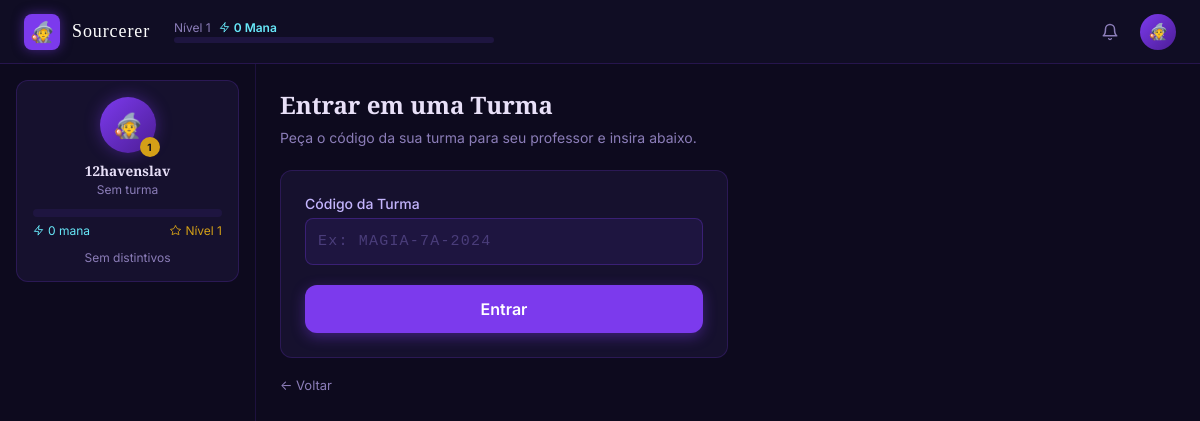
Page /classes/entrar/ (signed in) on the committed database.
### accounts/models.py (models this page shows, shortened)
class StudentProfile(TimeStampedModel):
    user = models.OneToOneField(
        User,
        on_delete=models.CASCADE,
        related_name='student_profile',
        limit_choices_to={'role': User.Role.STUDENT}
    )
    avatar = models.ForeignKey(
        Avatar,
        on_delete=models.SET_NULL,
        null=True,
        blank=True,
        related_name='student_profiles'
    )
    mana = models.PositiveIntegerField(default=0)
    level = models.PositiveIntegerField(default=1)
    @property
    def mana_to_next_level(self):
        return 10 * (self.level + 1)
    @property
    def mana_progress_in_level(self):
        if self.level <= 1:
            return self.mana
        spent = 10 * (self.level * (self.level + 1) // 2 - 1)
        return self.mana - spent
    def level_progress_percent(self):
        needed = self.mana_to_next_level
        earned = self.mana_progress_in_level
        return min(100, int(earned / needed * 100)) if needed > 0 else 0

class User(AbstractUser):
    class Role(models.TextChoices):
        STUDENT = 'student', 'Aluno'
        TEACHER = 'teacher', 'Professor'
        ADMIN = 'admin', 'Administrador'
    role = models.CharField(max_length=10, choices=Role.choices, default=Role.STUDENT)
    def is_student(self):
        return self.role == self.Role.STUDENT

### classes/views.py (the view, shortened to what this page needs)
# urls.py: path('entrar/', views.join_guild, name='join_guild'),
@login_required
def join_guild(request):
    if not request.user.is_student():
        messages.error(request, 'Acesso restrito a alunos.')
        return redirect('dashboard:teacher_dashboard')
    student = request.user.student_profile
    if GuildMembership.objects.filter(student=student).exists():
        messages.warning(request, 'Você já pertence a uma guilda.')
        return redirect('dashboard:student_dashboard')
    return render(request, 'classes/join_guild.html')

### templates/classes/join_guild.html (shortened to what this page needs)
{% extends 'base.html' %}
{% load static %}
{% block extra_head %}
  <link rel="stylesheet" href="{% static 'css/student.css' %}">
{% endblock %}
{% block body_class %}student-page{% endblock %}
{% block content %}
  {% include 'components/student_header.html' %}
  <div class="student-layout">
    <div class="student-layout__sidebar">
      {% include 'components/student_sidebar.html' %}
    </div>
    <main class="student-layout__main">
      <div class="join-guild__container">
        <h1 class="join-guild__title">Entrar em uma Turma</h1>
        <p class="join-guild__desc">Peça o código da sua turma para seu professor e insira abaixo.</p>
        <div class="join-guild__card">
          <form method="post">
            <div class="form-group">
              <label class="form-group__label" for="code">Código da Turma</label>
              <div class="input-wrapper">
                <input type="text" id="code" name="code" maxlength="16" required class="form-input form-input--no-icon join-guild__code-input" placeholder="Ex: MAGIA-7A-2024">
              </div>
            </div>
            <button type="submit" class="btn-submit">
              Entrar
            </button>
          </form>
        </div>
        <nav class="join-guild__nav">
          <a href="{% url 'dashboard:student_dashboard' %}" class="join-guild__nav-link">← Voltar</a>
        </nav>
      </div>
    </main>
  </div>
{% endblock %}

### templates/components/student_header.html (shortened to what this page needs)
{% load static %}
<header class="student-header">
  <div class="student-header__left">
    <a href="{% url 'dashboard:student_dashboard' %}" class="student-header__logo">
      <div class="student-header__logo-icon">🧙</div>
      <span class="student-header__logo-text">Sourcerer</span>
    </a>
  </div>
  <div class="student-header__xp-section">
    <div class="student-header__xp-labels">
      <span class="student-header__level">Nível {{ student.level }}</span>
      <span class="student-header__xp-num">
        <svg width="11" height="11" viewBox="0 0 24 24" fill="none" stroke="currentColor" stroke-width="2" stroke-linecap="round" stroke-linejoin="round"><polygon points="13 2 3 14 12 14 11 22 21 10 12 10 13 2"/></svg>
        {{ student.mana }} Mana
      </span>
    </div>
    <div class="student-header__xp-bar">
    </div>
  </div>
  <div class="student-header__actions">
    <button class="student-header__bell"
            hx-get="{% url 'notifications:list' %}"
            hx-target="#notification-dropdown"
            hx-swap="innerHTML"
            onclick="this.nextElementSibling.classList.toggle('notification-dropdown--open')"
            aria-label="Notificações">
      <svg width="18" height="18" viewBox="0 0 24 24" fill="none" stroke="currentColor" stroke-width="2" stroke-linecap="round" stroke-linejoin="round"><path d="M6 8a6 6 0 0 1 12 0c0 7 3 9 3 9H3s3-2 3-9"/><path d="M10.3 21a1.94 1.94 0 0 0 3.4 0"/></svg>
    </button>
    <div class="student-header__avatar-wrapper"
         x-data="{ open: false }">
      <button class="student-header__avatar"
              @click="open = !open"
              @keydown.escape="open = false"
              aria-haspopup="true"
              :aria-expanded="open">
        🧙
      </button>
    </div>
  </div>
</header>

### templates/components/student_sidebar.html (shortened to what this page needs)
<aside class="sidebar">
  <div class="sidebar__profile">
    <div class="sidebar__avatar-section">
      <div class="sidebar__avatar">🧙</div>
      {% if student.level %}
        <div class="sidebar__level-badge">{{ student.level }}</div>
      {% endif %}
    </div>
    <p class="sidebar__name">{{ request.user.first_name|default:request.user.username }}</p>
    <p class="sidebar__guild">
      {% if membership %}
        {{ membership.guild.name }}
      {% else %}
        Sem turma
      {% endif %}
    </p>
    <div class="sidebar__xp-section">
      <div class="sidebar__xp-bar">
      </div>
      <div class="sidebar__stats">
        <span class="sidebar__stat">
          <svg width="11" height="11" viewBox="0 0 24 24" fill="none" stroke="currentColor" stroke-width="2" stroke-linecap="round" stroke-linejoin="round"><polygon points="13 2 3 14 12 14 11 22 21 10 12 10 13 2"/></svg>
          {{ student.mana }} mana
        </span>
        <span class="sidebar__stat sidebar__stat--gold">
          <svg width="11" height="11" viewBox="0 0 24 24" fill="none" stroke="currentColor" stroke-width="2" stroke-linecap="round" stroke-linejoin="round"><polygon points="12 2 16.5 8.5 23 9.5 18 14.5 19.5 21 12 18 4.5 21 6 14.5 1 9.5 7.5 8.5 12 2"/></svg>
          Nível {{ student.level }}
        </span>
      </div>
    </div>
    <div class="sidebar__badges">
      {% if equipped_badges %}
        {% for ub in equipped_badges %}
          <span class="badge badge--purple">{{ ub.badge.name }}</span>
        {% endfor %}
      {% else %}
        <p class="sidebar__no-badges">Sem distintivos</p>
      {% endif %}
    </div>
  </div>
</aside>

### static/css/login.css (style rules this page uses)
*, *::before, *::after { box-sizing: border-box; margin: 0; padding: 0; }
html, body { height: 100%; font-family: 'Inter', system-ui, -apple-system, sans-serif; background: #0d0a1e; color: #e8e0f8; -webkit-font-smoothing: antialiased; -moz-osx-font-smoothing: grayscale; }
.form-group { margin-bottom: 1.25rem; }
.form-group__label { display: block; font-size: 0.875rem; color: #c4b5fd; font-weight: 500; margin-bottom: 0.375rem; font-family: 'Inter', system-ui, sans-serif; }
.input-wrapper { position: relative; }
.form-input { width: 100%; background: #1e1540; border: 1px solid rgba(124, 58, 237, 0.3); border-radius: 0.5rem; padding: 0.875rem 0.75rem; padding-left: 2.5rem; color: #e8e0f8; font-size: 0.9375rem; font-family: 'Inter', system-ui, sans-serif; transition: border-color 0.2s, box-shadow 0.2s; outline: none; }
.form-input::placeholder { color: #4a3d7a; }
.btn-submit { width: 100%; display: inline-flex; align-items: center; justify-content: center; gap: 0.5rem; padding: 0.875rem 1.75rem; border-radius: 0.75rem; border: none; background: #7c3aed; color: #ffffff; font-size: 1rem; font-weight: 600; font-family: 'Inter', system-ui, sans-serif; cursor: pointer; transition: background 0.2s, box-shadow 0.2s, transform 0.15s; box-shadow: 0 4px 14px rgba(124, 58, 237, 0.4); }

### rows in the picture
StudentProfile: level "1", mana "0"
User: user.first_name "12havenslav"
